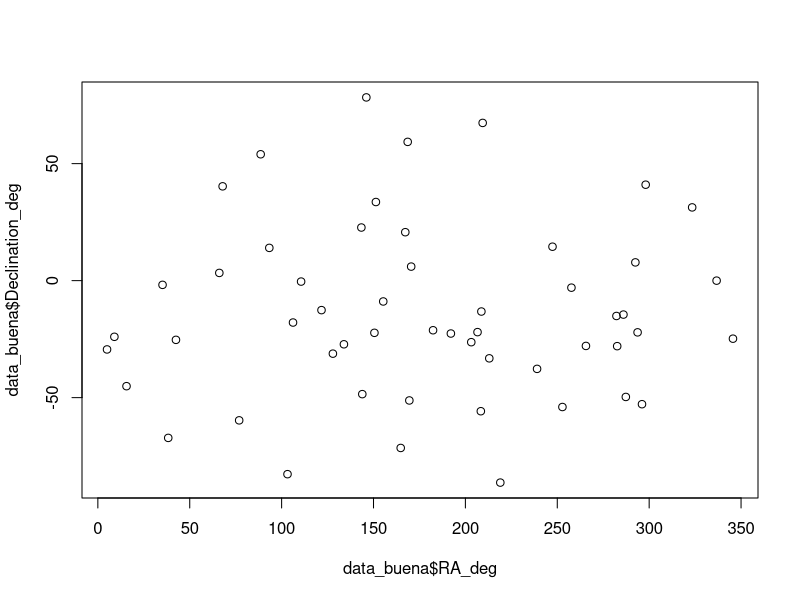

This chart was generated by the following R code:
#Tarea 1 - Sebastian Sanchez

#A) Leer el archivo de IceCube data
data <- read.table(file="NuAstro_4yr_IceCube_Data.txt",header=1)

#B) Remover entradas con datos incompletos
discriminator <- complete.cases(data)
data_buena    <- data[discriminator,]

#C) Mean Angular resolution
	#Metodo1: For loop
	print("Mean Angular Resolution with method 1: for loop")
	s <- data_buena[,8:9]
	
	shower_data <- NA
	track_data  <- NA

	for(i in 1:length(s$Topology))
	{
		if(s$Topology[i]=="Shower") shower_data[[i]] <- s$Med_Ang_Res_deg[i]
		if(s$Topology[i]=="Track") track_data[[i]]   <- s$Med_Ang_Res_deg[i]
	}


	discriminator1 <- complete.cases(shower_data)
	print("Shower-like topologies: ")
	print( mean(shower_data[discriminator1]))

	discriminator2 <- complete.cases(track_data)
	print("Track-like topologies: ")
	print( mean(track_data[discriminator2]))

	#Metodo2: with subset
	print("Mean Angular Resolution with method 2: with subset")
	
	print("Shower-like topologies: ")
	shower_data <- subset(data_buena, Topology=='Shower', select=Med_Ang_Res_deg)
	print(mean(shower_data[,]))
	
	print("Track-like topologies: ")
	track_data <- subset(data_buena, Topology=='Track', select=Med_Ang_Res_deg)
	print(mean(track_data[,]))

#D) MJD to POSIX function
mjd2posix <- function(mjd)
{
	
	#Convert to julian day first
	jd <- mjd + 2400000.5

	#Now to gregorian calendar	
	l1 <- jd + 68569
    n  <- (4*l1) %/% 146097
    l2 <- l1 - (146097*n+3) %/% 4
	i  <- (4000*(l2+1)) %/% 1461001
	l3 <- l2 - (1461*i) %/% 4 + 31
	j  <- (80*l3) %/% 2447
	
	D  <- round(l3-(2447*j) %/% 80, digits=0 )
	l4 <- j %/% 11
	M  <- j + 2 - (12*l4)
	Y  <- 100*(n-49) + i + l4
		   
	posix <- paste(c(Y,M,D),collapse = "-")
    #posix <- as.POSIXlt(posix)	
	return(posix)
}


#E) Add a posix date column to the data
data_buena$POSIX_time = mapply(mjd2posix,data_buena$Time_MJD)

#F) Function to return number-of-events in a month
evt_month <- function(data,month)
{
	a    <- table(as.POSIXlt(data$POSIX_time)$mon)
	freq <- as.vector(a[names(a)==month])
	return(freq)
}


#Now find the month with greater event count
dummy_date <- as.POSIXlt("2000-01-01")
mon <- which.max(table(as.POSIXlt(data_buena$POSIX)$mon)) - 1 
dummy_date$mon <- mon
print("El mes con mayor cantidad de eventos es: ")
print(months(dummy_date))

#G)Plot the events distribution by coordinates
plot(data_buena$RA_deg , data_buena$Declination_deg )

#H)An interesting quantity... Let's plot the 
